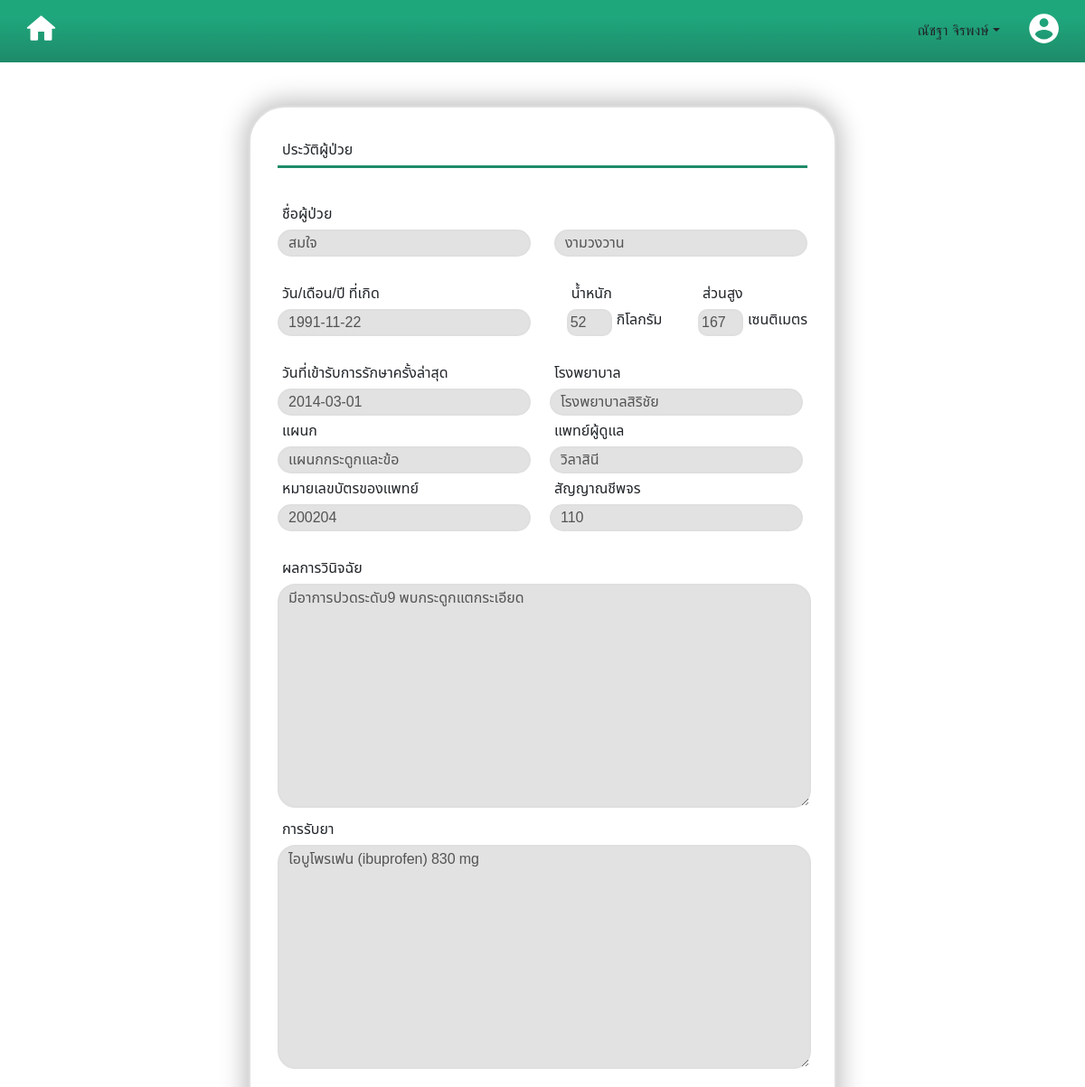
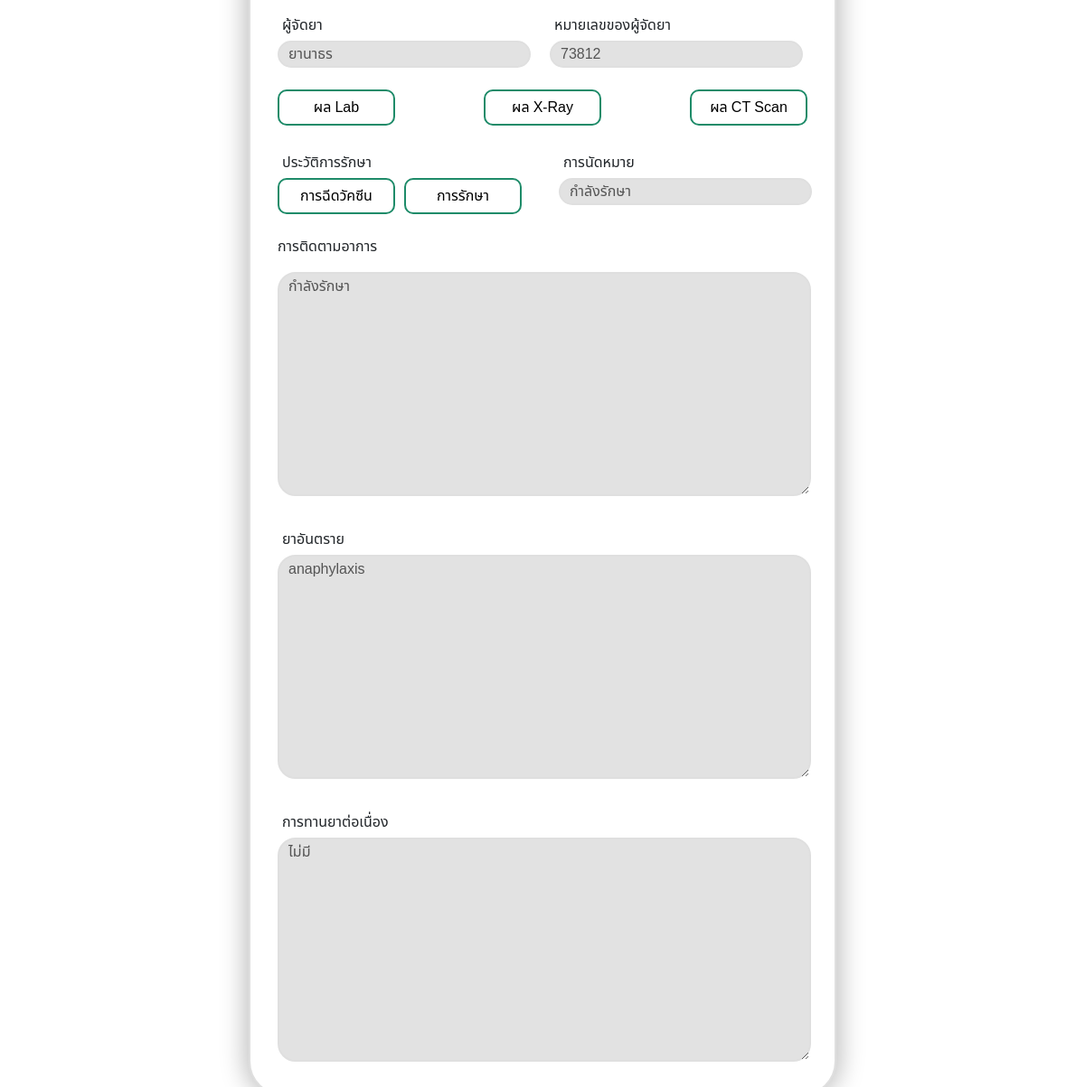
The app's page /old-record.php?user_id=80907 (signed in) with its own data (2 pictures, top to bottom).
### tables this page shows
CREATE TABLE `patient` (
  `user_id` int(13) NOT NULL,
  `fname` varchar(255) NOT NULL,
  `lname` varchar(255) NOT NULL,
  `birthday` date NOT NULL,
  `weight` int(11) NOT NULL,
  `height` int(11) NOT NULL,
  `day_latest` date NOT NULL,
  `hs_name` varchar(255) NOT NULL,
  `department` varchar(255) NOT NULL,
  `doc_name` varchar(255) NOT NULL,
  `doc_id` int(11) NOT NULL,
  `pulse` int(11) NOT NULL,
  `results` text NOT NULL,
  `med_recieve` text NOT NULL,
  `meder_name` varchar(255) NOT NULL,
  `meder_id` int(11) NOT NULL,
  `appointment` text NOT NULL,
  `tracking` text NOT NULL,
  `danger_med` text NOT NULL,
  `med_continuous` text NOT NULL
);

### database/connect.php (called while the page is built, shortened)
<?php
$host = "localhost";
$usr = "root";
$pass = "";
$db = "supmed";
$dsn = "mysql:host=$host;dbname=$db;charset=utf8";
require_once "database/controller.php";
try{
    $pdo = new PDO($dsn, $usr, $pass);
    $pdo->setAttribute(PDO::ATTR_ERRMODE, PDO::ERRMODE_EXCEPTION);
}catch(PDOException $e){
    echo $e->getMessage();
}
$controller = new Controller($pdo);
?>

### database/controller.php (called while the page is built)
<?php
class Controller{
    private $db;
    function __construct($conn){
        $this->db=$conn;
    }
    function getDetails($user_id){
        try {
            $sql = "SELECT * FROM patient WHERE user_id = :user_id";
            $stmt = $this->db->prepare($sql);
            $stmt->bindParam(":user_id", $user_id, PDO::PARAM_STR);
            $stmt->execute();
            $result = $stmt->fetch(PDO::FETCH_ASSOC);
            return $result;
        } catch (PDOException $e) {
            echo $e->getMessage();
            return false;
        }
    }
}
?>

### old-record.php (the view, shortened to what this page needs)
<?php
require_once "layout/header.php";
require_once "database/controller.php";
require_once "database/connect.php";
$userID = $_GET["user_id"];
$result = $controller->getDetails($userID);
?>
    <br />
    <br />
    <div class="old-record-contain">
      <div class="text-header">
        <p class="text-in-contain">ประวัติผู้ป่วย</p>
      </div>
      <br/>
      <p class="text-in-contain">ชื่อผู้ป่วย</p>
      <div class="fullname-data">
        <input type="text" class="data" disabled value="<?php echo $result['fname'];?>"/>
        <input type="text" class="data" disabled value="<?php echo $result['lname'];?>"/>
      </div>
      <br />
      <div class="d-w-h">
        <div>
          <p class="text-in-contain" >วัน/เดือน/ปี ที่เกิด</p>
          <input type="text" class="data" disabled value="<?php echo $result['birthday'];?>"/>
        </div>
        <div>
          <p class="text-in-contain">น้ำหนัก</p>
          <div class="display-d-w-h">
            <input type="text" class="data-w-h" disabled value="<?php echo $result['weight'];?>"/>
            <p style="margin: 0%" class="text-in-contain" >กิโลกรัม</p>
          </div>
        </div>
        <div>
          <p class="text-in-contain">ส่วนสูง</p>
          <div class="display-d-w-h">
            <input type="text" class="data-w-h" disabled value="<?php echo $result['height'];?>"/>
            <p style="margin: 0%" class="text-in-contain">เซนติเมตร</p>
          </div>
        </div>
      </div>
      <br />
      <div class="display-deails">
        <div>
          <p class="text-in-contain">วันที่เข้ารับการรักษาครั้งล่าสุด</p>
          <input type="text" class="data" disabled value="<?php echo $result['day_latest'];?>"/>
        </div>
        <div>
          <p class="text-in-contain">โรงพยาบาล</p>
          <input type="text" class="data" disabled value="<?php echo $result['hs_name'];?>"/>
        </div>
        <div>
          <p class="text-in-contain">แผนก</p>
          <input type="text" class="data" disabled value="<?php echo $result['department'];?>"/>
        </div>
        <div>
          <p class="text-in-contain">แพทย์ผู้ดูแล</p>
          <input type="text" class="data" disabled value="<?php echo $result['doc_name'];?>"/>
        </div>
        <div>
          <p class="text-in-contain">หมายเลขบัตรของแพทย์</p>
          <input type="text" class="data" disabled value="<?php echo $result['doc_id'];?>"/>
        </div>
        <div>
          <p class="text-in-contain">สัญญาณชีพจร</p>
          <input type="text" class="data" disabled value="<?php echo $result['pulse'];?>"/>
        </div>
      </div>
      <br />
      <div>
        <p class="text-in-contain">ผลการวินิจฉัย</p>
        <textarea name="ผลการวินิจฉัย" cols="30" rows="10" class="data-b" disabled ><?php echo $result['results'];?></textarea>
      </div>
      <div>
        <p class="text-in-contain">การรับยา</p>
        <textarea name="การรับยา" cols="30" rows="10" class="data-b" disabled><?php echo $result['med_recieve'];?></textarea>
      </div>
      <br/>
      <div class="display-deails">
        <div>
          <p class="text-in-contain">ผู้จัดยา</p>
          <input type="text" class="data" disabled/ value="<?php echo $result['meder_name'];?>">
        </div>
        <div>
          <p class="text-in-contain">หมายเลขของผู้จัดยา</p>
          <input type="text" class="data" disabled/ value="<?php echo $result['meder_id'];?>">
        </div>
      </div>
      <br />
      <div class="button-for-seedata">
        <button class="button-for-clickdata">ผล Lab</button>
        <button class="button-for-clickdata">ผล X-Ray</button>
        <button class="button-for-clickdata">ผล CT Scan</button>
      </div>
      <br />
      <div class="display-history">
        <div>
          <p class="text-in-contain">ประวัติการรักษา</p>
          <div class="history">
            <form method="get" action="vaccine.php">
              <button class="button-for-clickdata">การฉีดวัคซีน</button>
            </form>
            <button class="button-for-clickdata">การรักษา</button>
          </div>
        </div>
        <div>
          <p class="text-in-contain">การนัดหมาย</p>
          <input type="text" class="data" disabled value="<?php echo $result['appointment'];?>"/>
        </div>
      </div>
      <br />
      <div>
        <p>การติดตามอาการ</p>
        <textarea name="การติดตามอาการ" cols="30" rows="10" class="data-b" disabled><?php echo $result['tracking'];?></textarea>
      </div>
      <br />
      <div>
        <p class="text-in-contain">ยาอันตราย</p>
        <textarea name="ยาอันตราย" cols="30" rows="10" class="data-b" disabled><?php echo $result['danger_med'];?></textarea>
      </div>
      <br />
      <div>
        <p class="text-in-contain">การทานยาต่อเนื่อง</p>
        <textarea name="การทานยาต่อเนื่อง" cols="30" rows="10" class="data-b" disabled><?php echo $result['med_continuous'];?></textarea>
      </div>
    </div>
</body>
</html>

### css/record1.css (style rules this page uses)
.text-header { border-bottom: 3px solid #1E8B69 ; margin-bottom: 10px; }

### css/casehistory.css (style rules this page uses)
.old-record-contain { width: 650px; height: auto !important; background: white; border: 2px solid rgb(223, 223, 223); border-radius: 40px; backdrop-filter: blur(15px); box-shadow: 0px -1px 26.100000381469727px 5px rgba(0, 0, 0, 0.25); margin: auto auto; padding: 30px; font-family: 'Noto Sans Thai', sans-serif; }
.text-header { border-bottom: 3px solid #1E8B69 ; }
.text-in-contain { margin: 5px 5px; }
.fullname-data { display: flex; flex-direction: row; justify-content: space-between; gap: 10px; }
.display-d-w-h { display: flex; flex-direction: row; justify-content: space-between; gap: 5px; }
.data { border: 2px solid rgb(223, 223, 223); border-radius: 20px; background-color: rgb(226, 226, 226); width: 280px; height: 30px; padding-left: 10px; }
.data-b { border: 2px solid rgb(223, 223, 223); border-radius: 20px; background-color: rgb(226, 226, 226); width: 590px; height: auto; padding-left: 10px; }
.data-w-h { border: 2px solid rgb(223, 223, 223); border-radius: 10px; background-color: rgb(226, 226, 226); width: 50px; height: 30px; }
.d-w-h { display: flex; flex-direction: row; justify-content: space-between; gap: 10px; }
.display-history { display: flex; flex-direction: row; gap: 11px; }
.display-deails { display: grid; grid-template-columns: repeat(2, 1Fr); grid-column-gap: 16px; }
.button-for-seedata { display: flex; flex-direction: row; justify-content: space-between; gap: 10px; }
.history { display: flex; flex-direction: row; gap: 10px; width: 300px; }
.button-for-clickdata { width: 130px; height: 40px; border-radius: 10px; border: 2px solid #1E8B69; font-family: noto; background-color: white; font-family: 'Noto Sans Thai', sans-serif; }

### records on screen
patient: fname "สมใจ", lname "งามวงวาน", birthday "1991-11-22", weight "52", height "167", day_latest "2014-03-01", hs_name "โรงพยาบาลสิริชัย", department "แผนกกระดูกและข้อ", doc_name "วิลาสินี", doc "200204", pulse "110", results "มีอาการปวดระดับ9 พบกระดูกแตกระเอียด", med_recieve "ไอบูโพรเฟน (ibuprofen) 830 mg", meder_name "ยานาธร", meder "73812", appointment "กำลังรักษา", tracking "กำลังรักษา", danger_med "anaphylaxis", med_continuous "ไม่มี"

### other values on screen
$_SESSION['username'] "ณัชฐา จิรพงษ์"
